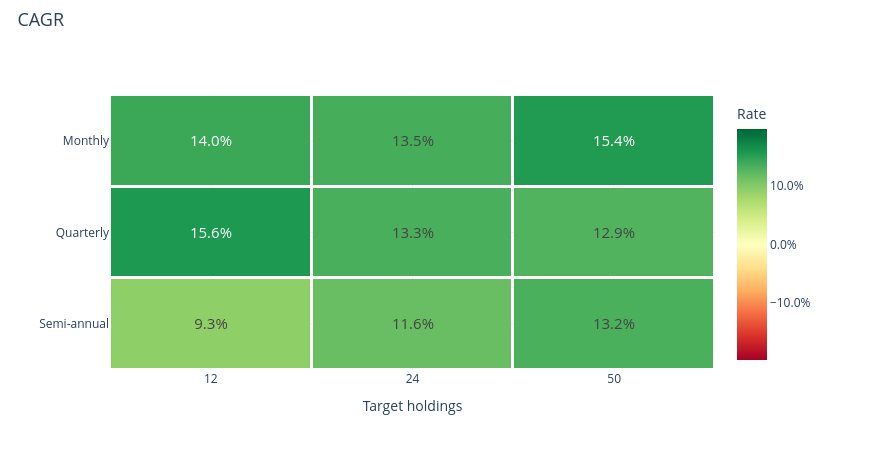

Notebook source saved alongside this figure:
### Markdown cell above
### CAGR

### Code cell
research.heatmap('cagr')

### Figure 1 — Plotly figure (JSON) as saved in the notebook; plotly's stock layout.template omitted (floating-point values rounded to 4 significant figures)
{"data": [{"colorbar": {"tickformat": ".1%", "title": {"text": "Rate"}}, "colorscale": [[0.0, "rgb(165,0,38)"], [0.1, "rgb(215,48,39)"], [0.2, "rgb(244,109,67)"], [0.3, "rgb(253,174,97)"], [0.4, "rgb(254,224,139)"], [0.5, "rgb(255,255,191)"], [0.6, "rgb(217,239,139)"], [0.7, "rgb(166,217,106)"], [0.8, "rgb(102,189,99)"], [0.9, "rgb(26,152,80)"], [1.0, "rgb(0,104,55)"]], "text": [["14.0%", "13.5%", "15.4%"], ["15.6%", "13.3%", "12.9%"], ["9.3%", "11.6%", "13.2%"]], "textfont": {"size": 15}, "texttemplate": "%{text}", "type": "heatmap", "x": ["12", "24", "50"], "xgap": 3, "y": ["Monthly", "Quarterly", "Semi-annual"], "ygap": 3, "z": [[0.1404, 0.1348, 0.1542], [0.1563, 0.1328, 0.1292], [0.09284, 0.1163, 0.1322]], "zmax": 0.1971, "zmid": 0.0, "zmin": -0.1971}], "layout": {"height": 450, "hovermode": "closest", "legend": {"font": {"size": 12}, "itemclick": "toggle", "itemdoubleclick": "toggleothers", "x": 1.025, "y": 1}, "margin": {"b": 80, "l": 110, "r": 155, "t": 95}, "title": {"font": {"size": 18}, "text": "CAGR", "x": 0.02, "y": 0.97}, "width": 870, "xaxis": {"title": {"text": "Target holdings"}}, "yaxis": {"autorange": "reversed"}}}
